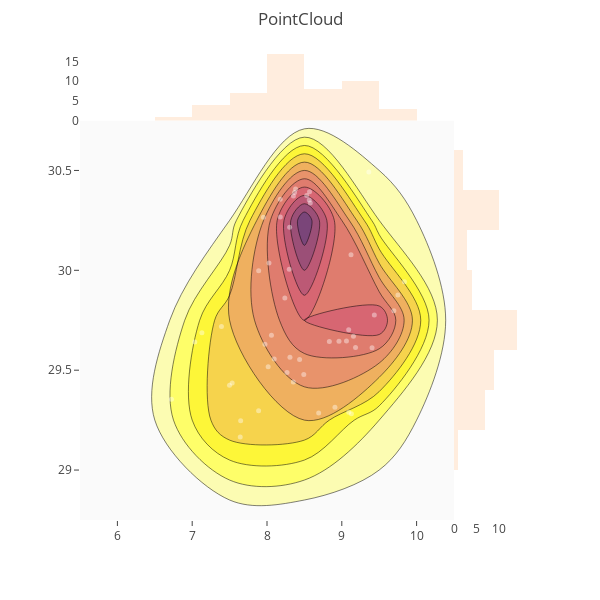
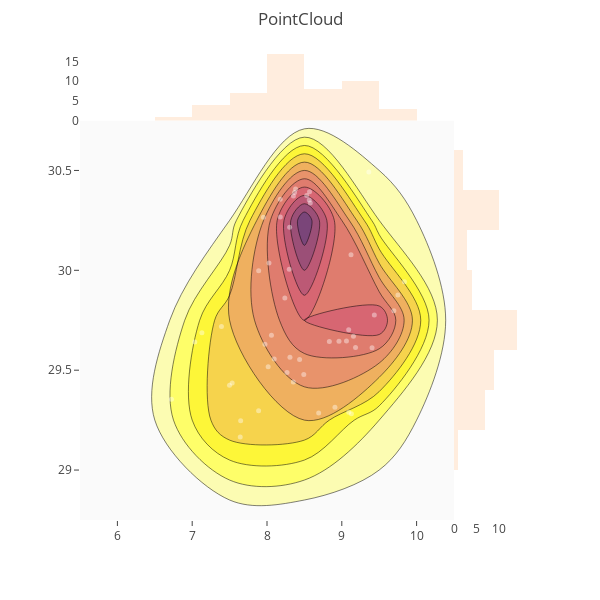
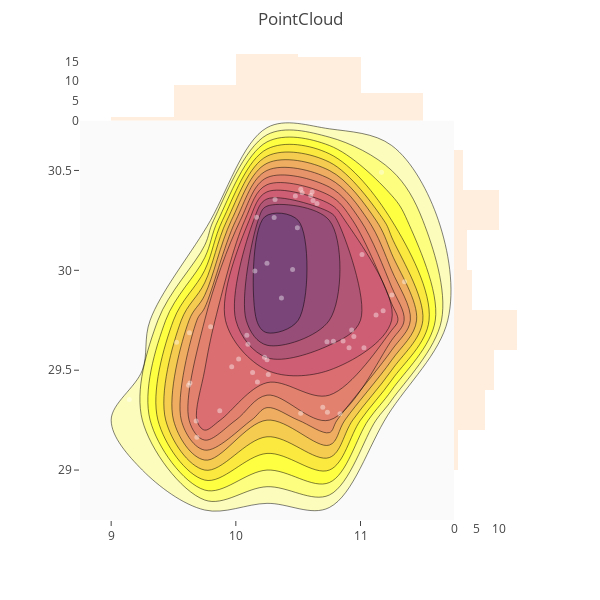
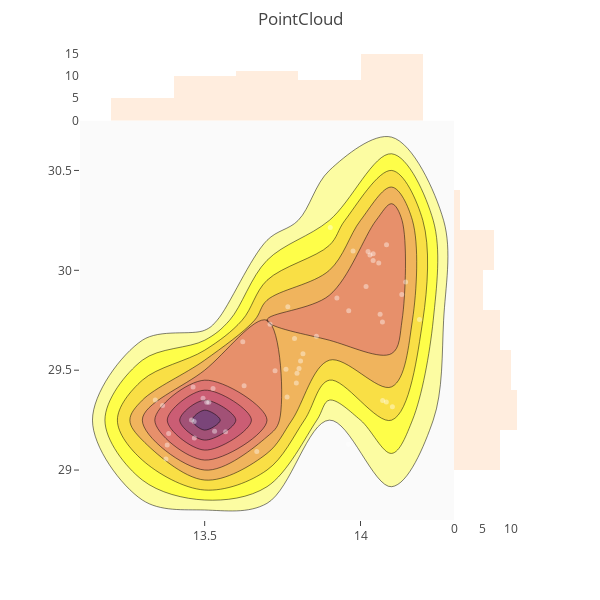

Notebook cell for these charts, in order:
### Code cell
file_dict={}
var_dict={}

psnr,bpp=[],[]

file_dict['Arch_1_1']=open('/home/rakshith/Desktop/CHAOSCT/adver/arch1_waac.json')
file_dict['Arch_1_2']=open('/home/rakshith/Desktop/CHAOSCT/normal/quaninf_arch1_waac.json')
file_dict['Arch_1_3']=open('/home/rakshith/Desktop/CHAOSCT/quantrain/quantrain_arch1_waac.json')
for count in range(1,4):

    
    with (file_dict['Arch_1_'+str(count)]) as json_file: 
        
        data = json.load(json_file)
        psnr,bpp=[],[]
        new_bpp=[]
#         mean_x,mean_y=[]

        for p in data:
            psnr.append(p['psnr'])
            bpp.append(p['bpp'])
            
        for row in bpp:

            row[:]=([16 / x for x in row])
            
            new_bpp.append(row[:])

        i=0

        mean_x,mean_y=[],[]
       
        while(i<len(psnr)):
            x = new_bpp[i]
            y = psnr[i]
            img_name='PointCloud A1L'+str(count)+'P'+str(i)

            colorscale = ['#7A4579', '#D56073', 'rgb(236,158,105)', (1, 1, 0.2), (0.98,0.98,0.98)]


            fig = ff.create_2d_density(
                x, y, colorscale=colorscale,
                title='PointCloud',
                hist_color='rgb(255, 237, 222)',point_color='rgb(255,255,255)', point_size=5

            )

            plotly.offline.iplot(fig )
            pio.write_image(fig, 'images/CHAOSCT/PSNR_wAAC/'+img_name+'.png')

            i=i+1
            
file_dict['Arch_2_1']=open('/home/rakshith/Desktop/CHAOSCT/adver/arch2_waac.json')
file_dict['Arch_2_2']=open('/home/rakshith/Desktop/CHAOSCT/normal/quaninf_arch2_waac.json')
file_dict['Arch_2_3']=open('/home/rakshith/Desktop/CHAOSCT/quantrain/quantrain_arch2_waac.json')
for count in range(1,4):

    
    with (file_dict['Arch_2_'+str(count)]) as json_file: 
        
        data = json.load(json_file)
        psnr,bpp=[],[]
        new_bpp=[]
#         mean_x,mean_y=[]

        for p in data:
            psnr.append(p['psnr'])
            bpp.append(p['bpp'])
            
        for row in bpp:

            row[:]=([16 / x for x in row])
            
            new_bpp.append(row[:])

        i=0

        mean_x,mean_y=[],[]
       
        while(i<len(psnr)):
            x = new_bpp[i]
            y = psnr[i]
            img_name='PointCloud A2L'+str(count)+'P'+str(i)

            colorscale = ['#7A4579', '#D56073', 'rgb(236,158,105)', (1, 1, 0.2), (0.98,0.98,0.98)]


            fig = ff.create_2d_density(
                x, y, colorscale=colorscale,
                title='PointCloud',
                hist_color='rgb(255, 237, 222)',point_color='rgb(255,255,255)', point_size=5

            )

            plotly.offline.iplot(fig )
            pio.write_image(fig, 'images/CHAOSCT/PSNR_wAAC/'+img_name+'.png')

            i=i+1
            

            

file_dict['Arch_3_1']=open('/home/rakshith/Desktop/CHAOSCT/adver/arch3_waac.json')
file_dict['Arch_3_2']=open('/home/rakshith/Desktop/CHAOSCT/normal/quaninf_arch3_waac.json')
file_dict['Arch_3_3']=open('/home/rakshith/Desktop/CHAOSCT/quantrain/quantrain_arch3_waac.json')
for count in range(1,4):

    
    with (file_dict['Arch_3_'+str(count)]) as json_file: 
        
        data = json.load(json_file)
        psnr,bpp=[],[]
        new_bpp=[]
#         mean_x,mean_y=[]

        for p in data:
            psnr.append(p['psnr'])
            bpp.append(p['bpp'])
            
        for row in bpp:

            row[:]=([16 / x for x in row])
            
            new_bpp.append(row[:])

        i=0

        mean_x,mean_y=[],[]
       
        while(i<len(psnr)):
            x = new_bpp[i]
            y = psnr[i]
            img_name='PointCloud A3L'+str(count)+'P'+str(i)

            colorscale = ['#7A4579', '#D56073', 'rgb(236,158,105)', (1, 1, 0.2), (0.98,0.98,0.98)]


            fig = ff.create_2d_density(
                x, y, colorscale=colorscale,
                title='PointCloud',
                hist_color='rgb(255, 237, 222)',point_color='rgb(255,255,255)', point_size=5

            )

            plotly.offline.iplot(fig )
            pio.write_image(fig, 'images/CHAOSCT/PSNR_wAAC/'+img_name+'.png')

            i=i+1
            

            

file_dict['Arch_4_1']=open('/home/rakshith/Desktop/CHAOSCT/adver/arch4_waac.json')
file_dict['Arch_4_2']=open('/home/rakshith/Desktop/CHAOSCT/normal/quaninf_arch4_waac.json')
file_dict['Arch_4_3']=open('/home/rakshith/Desktop/CHAOSCT/quantrain/quantrain_arch4_waac.json')
for count in range(1,4):

    
    with (file_dict['Arch_4_'+str(count)]) as json_file: 
        
        data = json.load(json_file)
        psnr,bpp=[],[]
        new_bpp=[]
#         mean_x,mean_y=[]

        for p in data:
            psnr.append(p['psnr'])
            bpp.append(p['bpp'])
            
        for row in bpp:

            row[:]=([16 / x for x in row])
            
            new_bpp.append(row[:])

        i=0

        mean_x,mean_y=[],[]
       
        while(i<len(psnr)):
            x = new_bpp[i]
            y = psnr[i]
            img_name='PointCloud A4L'+str(count)+'P'+str(i)

            colorscale = ['#7A4579', '#D56073', 'rgb(236,158,105)', (1, 1, 0.2), (0.98,0.98,0.98)]


            fig = ff.create_2d_density(
                x, y, colorscale=colorscale,
                title='PointCloud',
                hist_color='rgb(255, 237, 222)',point_color='rgb(255,255,255)', point_size=5

            )

            plotly.offline.iplot(fig )
            pio.write_image(fig, 'images/CHAOSCT/PSNR_wAAC/'+img_name+'.png')

            i=i+1

### Figure 1 — Plotly figure (JSON) as saved in the notebook; plotly's stock layout.template omitted (floating-point values rounded to 4 significant figures)
{"data": [{"marker": {"color": "rgb(255, 255, 255)", "opacity": 0.4, "size": 5}, "mode": "markers", "name": "points", "type": "scatter", "uid": "adb3cbaf-1ff4-4743-899a-a2cfa2285e29", "x": [8.531, 9.092, 8.059, 8.097, 8.568, 8.016, 9.435, 8.369, 8.436, 9.156, 7.973, 8.268, 8.178, 8.027, 8.238, 9.128, 9.837, 8.492, 9.696, 7.889, 8.908, 7.13, 7.642, 7.648, 7.391, 8.382, 6.723, 8.353, 9.75, 9.361, 9.405, 8.962, 7.035, 8.565, 8.834, 8.352, 7.952, 8.302, 8.579, 9.123, 8.307, 9.062, 9.093, 7.499, 9.183, 7.888, 8.176, 7.534, 8.298, 8.691], "y": [30.37, 29.7, 29.68, 29.56, 30.39, 29.52, 29.78, 30.39, 29.55, 29.67, 29.63, 29.49, 30.27, 30.04, 29.86, 29.28, 29.94, 29.48, 29.8, 30.0, 29.32, 29.69, 29.17, 29.25, 29.72, 30.41, 29.35, 30.37, 29.88, 30.49, 29.61, 29.64, 29.64, 30.35, 29.64, 29.44, 30.27, 30.21, 30.34, 30.08, 29.57, 29.65, 29.29, 29.42, 29.61, 29.3, 30.36, 29.44, 30.01, 29.29]}, {"colorscale": [[0, "rgb(122, 69, 121)"], [0.25, "rgb(213, 96, 115)"], [0.5, "rgb(236, 158, 105)"], [0.75, "rgb(255, 255, 51)"], [1, "rgb(250, 250, 250)"]], "name": "density", "ncontours": 20, "reversescale": true, "showscale": false, "type": "histogram2dcontour", "uid": "a9bdf5d4-b92d-41ed-b4f7-49dbd55c79f7", "x": [8.531, 9.092, 8.059, 8.097, 8.568, 8.016, 9.435, 8.369, 8.436, 9.156, 7.973, 8.268, 8.178, 8.027, 8.238, 9.128, 9.837, 8.492, 9.696, 7.889, 8.908, 7.13, 7.642, 7.648, 7.391, 8.382, 6.723, 8.353, 9.75, 9.361, 9.405, 8.962, 7.035, 8.565, 8.834, 8.352, 7.952, 8.302, 8.579, 9.123, 8.307, 9.062, 9.093, 7.499, 9.183, 7.888, 8.176, 7.534, 8.298, 8.691], "y": [30.37, 29.7, 29.68, 29.56, 30.39, 29.52, 29.78, 30.39, 29.55, 29.67, 29.63, 29.49, 30.27, 30.04, 29.86, 29.28, 29.94, 29.48, 29.8, 30.0, 29.32, 29.69, 29.17, 29.25, 29.72, 30.41, 29.35, 30.37, 29.88, 30.49, 29.61, 29.64, 29.64, 30.35, 29.64, 29.44, 30.27, 30.21, 30.34, 30.08, 29.57, 29.65, 29.29, 29.42, 29.61, 29.3, 30.36, 29.44, 30.01, 29.29]}, {"marker": {"color": "rgb(255, 237, 222)"}, "name": "x density", "type": "histogram", "uid": "8af0d108-7887-42f8-9771-6947941f9fd3", "x": [8.531, 9.092, 8.059, 8.097, 8.568, 8.016, 9.435, 8.369, 8.436, 9.156, 7.973, 8.268, 8.178, 8.027, 8.238, 9.128, 9.837, 8.492, 9.696, 7.889, 8.908, 7.13, 7.642, 7.648, 7.391, 8.382, 6.723, 8.353, 9.75, 9.361, 9.405, 8.962, 7.035, 8.565, 8.834, 8.352, 7.952, 8.302, 8.579, 9.123, 8.307, 9.062, 9.093, 7.499, 9.183, 7.888, 8.176, 7.534, 8.298, 8.691], "yaxis": "y2"}, {"marker": {"color": "rgb(255, 237, 222)"}, "name": "y density", "type": "histogram", "uid": "270f7551-101b-4afc-b9e2-54072e3e1b2e", "xaxis": "x2", "y": [30.37, 29.7, 29.68, 29.56, 30.39, 29.52, 29.78, 30.39, 29.55, 29.67, 29.63, 29.49, 30.27, 30.04, 29.86, 29.28, 29.94, 29.48, 29.8, 30.0, 29.32, 29.69, 29.17, 29.25, 29.72, 30.41, 29.35, 30.37, 29.88, 30.49, 29.61, 29.64, 29.64, 30.35, 29.64, 29.44, 30.27, 30.21, 30.34, 30.08, 29.57, 29.65, 29.29, 29.42, 29.61, 29.3, 30.36, 29.44, 30.01, 29.29]}], "layout": {"autosize": false, "bargap": 0, "height": 600, "hovermode": "closest", "margin": {"t": 50}, "showlegend": false, "title": {"text": "PointCloud"}, "width": 600, "xaxis": {"domain": [0, 0.85], "showgrid": false, "zeroline": false}, "xaxis2": {"domain": [0.85, 1], "showgrid": false, "zeroline": false}, "yaxis": {"domain": [0, 0.85], "showgrid": false, "zeroline": false}, "yaxis2": {"domain": [0.85, 1], "showgrid": false, "zeroline": false}}}

### Figure 2 — Plotly figure (JSON) as saved in the notebook; plotly's stock layout.template omitted (floating-point values rounded to 4 significant figures)
{"data": [{"marker": {"color": "rgb(255, 255, 255)", "opacity": 0.4, "size": 5}, "mode": "markers", "name": "points", "type": "scatter", "uid": "836cc899-a7b4-4654-ab8d-acc88cdf5059", "x": [8.531, 9.092, 8.059, 8.097, 8.568, 8.016, 9.435, 8.369, 8.436, 9.156, 7.973, 8.268, 8.178, 8.027, 8.238, 9.128, 9.837, 8.492, 9.696, 7.889, 8.908, 7.13, 7.642, 7.648, 7.391, 8.382, 6.723, 8.353, 9.75, 9.361, 9.405, 8.962, 7.035, 8.565, 8.834, 8.352, 7.952, 8.302, 8.579, 9.123, 8.307, 9.062, 9.093, 7.499, 9.183, 7.888, 8.176, 7.534, 8.298, 8.691], "y": [30.37, 29.7, 29.68, 29.56, 30.39, 29.52, 29.78, 30.39, 29.55, 29.67, 29.63, 29.49, 30.27, 30.04, 29.86, 29.28, 29.94, 29.48, 29.8, 30.0, 29.32, 29.69, 29.17, 29.25, 29.72, 30.41, 29.35, 30.37, 29.88, 30.49, 29.61, 29.64, 29.64, 30.35, 29.64, 29.44, 30.27, 30.21, 30.34, 30.08, 29.57, 29.65, 29.29, 29.42, 29.61, 29.3, 30.36, 29.44, 30.01, 29.29]}, {"colorscale": [[0, "rgb(122, 69, 121)"], [0.25, "rgb(213, 96, 115)"], [0.5, "rgb(236, 158, 105)"], [0.75, "rgb(255, 255, 51)"], [1, "rgb(250, 250, 250)"]], "name": "density", "ncontours": 20, "reversescale": true, "showscale": false, "type": "histogram2dcontour", "uid": "40759328-6f6c-4485-a224-b4e72a787a8e", "x": [8.531, 9.092, 8.059, 8.097, 8.568, 8.016, 9.435, 8.369, 8.436, 9.156, 7.973, 8.268, 8.178, 8.027, 8.238, 9.128, 9.837, 8.492, 9.696, 7.889, 8.908, 7.13, 7.642, 7.648, 7.391, 8.382, 6.723, 8.353, 9.75, 9.361, 9.405, 8.962, 7.035, 8.565, 8.834, 8.352, 7.952, 8.302, 8.579, 9.123, 8.307, 9.062, 9.093, 7.499, 9.183, 7.888, 8.176, 7.534, 8.298, 8.691], "y": [30.37, 29.7, 29.68, 29.56, 30.39, 29.52, 29.78, 30.39, 29.55, 29.67, 29.63, 29.49, 30.27, 30.04, 29.86, 29.28, 29.94, 29.48, 29.8, 30.0, 29.32, 29.69, 29.17, 29.25, 29.72, 30.41, 29.35, 30.37, 29.88, 30.49, 29.61, 29.64, 29.64, 30.35, 29.64, 29.44, 30.27, 30.21, 30.34, 30.08, 29.57, 29.65, 29.29, 29.42, 29.61, 29.3, 30.36, 29.44, 30.01, 29.29]}, {"marker": {"color": "rgb(255, 237, 222)"}, "name": "x density", "type": "histogram", "uid": "89b11d34-5654-40b3-abca-60cdcee26b67", "x": [8.531, 9.092, 8.059, 8.097, 8.568, 8.016, 9.435, 8.369, 8.436, 9.156, 7.973, 8.268, 8.178, 8.027, 8.238, 9.128, 9.837, 8.492, 9.696, 7.889, 8.908, 7.13, 7.642, 7.648, 7.391, 8.382, 6.723, 8.353, 9.75, 9.361, 9.405, 8.962, 7.035, 8.565, 8.834, 8.352, 7.952, 8.302, 8.579, 9.123, 8.307, 9.062, 9.093, 7.499, 9.183, 7.888, 8.176, 7.534, 8.298, 8.691], "yaxis": "y2"}, {"marker": {"color": "rgb(255, 237, 222)"}, "name": "y density", "type": "histogram", "uid": "eada3bc7-2e38-49a2-a56e-feb6e8e6eff4", "xaxis": "x2", "y": [30.37, 29.7, 29.68, 29.56, 30.39, 29.52, 29.78, 30.39, 29.55, 29.67, 29.63, 29.49, 30.27, 30.04, 29.86, 29.28, 29.94, 29.48, 29.8, 30.0, 29.32, 29.69, 29.17, 29.25, 29.72, 30.41, 29.35, 30.37, 29.88, 30.49, 29.61, 29.64, 29.64, 30.35, 29.64, 29.44, 30.27, 30.21, 30.34, 30.08, 29.57, 29.65, 29.29, 29.42, 29.61, 29.3, 30.36, 29.44, 30.01, 29.29]}], "layout": {"autosize": false, "bargap": 0, "height": 600, "hovermode": "closest", "margin": {"t": 50}, "showlegend": false, "title": {"text": "PointCloud"}, "width": 600, "xaxis": {"domain": [0, 0.85], "showgrid": false, "zeroline": false}, "xaxis2": {"domain": [0.85, 1], "showgrid": false, "zeroline": false}, "yaxis": {"domain": [0, 0.85], "showgrid": false, "zeroline": false}, "yaxis2": {"domain": [0.85, 1], "showgrid": false, "zeroline": false}}}

### Figure 3 — Plotly figure (JSON) as saved in the notebook; plotly's stock layout.template omitted (floating-point values rounded to 4 significant figures)
{"data": [{"marker": {"color": "rgb(255, 255, 255)", "opacity": 0.4, "size": 5}, "mode": "markers", "name": "points", "type": "scatter", "uid": "de7b5827-cb2c-42db-9976-4dbdb208e95f", "x": [10.6, 10.93, 10.09, 10.02, 10.61, 9.967, 11.12, 10.53, 10.25, 10.95, 10.1, 10.13, 10.31, 10.25, 10.37, 10.84, 11.35, 10.26, 11.18, 10.15, 10.7, 9.628, 9.687, 9.682, 9.798, 10.52, 9.145, 10.48, 11.25, 11.17, 11.03, 10.78, 9.525, 10.62, 10.73, 10.17, 10.17, 10.49, 10.65, 11.01, 10.23, 10.86, 10.73, 9.621, 10.91, 9.871, 10.31, 9.632, 10.46, 10.52], "y": [30.37, 29.7, 29.67, 29.56, 30.39, 29.52, 29.78, 30.39, 29.55, 29.67, 29.63, 29.49, 30.26, 30.04, 29.86, 29.28, 29.94, 29.48, 29.8, 30.0, 29.32, 29.69, 29.16, 29.25, 29.72, 30.41, 29.35, 30.37, 29.88, 30.49, 29.61, 29.64, 29.64, 30.35, 29.64, 29.44, 30.27, 30.21, 30.34, 30.08, 29.56, 29.65, 29.29, 29.42, 29.61, 29.3, 30.35, 29.44, 30.0, 29.28]}, {"colorscale": [[0, "rgb(122, 69, 121)"], [0.25, "rgb(213, 96, 115)"], [0.5, "rgb(236, 158, 105)"], [0.75, "rgb(255, 255, 51)"], [1, "rgb(250, 250, 250)"]], "name": "density", "ncontours": 20, "reversescale": true, "showscale": false, "type": "histogram2dcontour", "uid": "e94edc0d-e5c1-4b8e-a7e6-056cc0ce0032", "x": [10.6, 10.93, 10.09, 10.02, 10.61, 9.967, 11.12, 10.53, 10.25, 10.95, 10.1, 10.13, 10.31, 10.25, 10.37, 10.84, 11.35, 10.26, 11.18, 10.15, 10.7, 9.628, 9.687, 9.682, 9.798, 10.52, 9.145, 10.48, 11.25, 11.17, 11.03, 10.78, 9.525, 10.62, 10.73, 10.17, 10.17, 10.49, 10.65, 11.01, 10.23, 10.86, 10.73, 9.621, 10.91, 9.871, 10.31, 9.632, 10.46, 10.52], "y": [30.37, 29.7, 29.67, 29.56, 30.39, 29.52, 29.78, 30.39, 29.55, 29.67, 29.63, 29.49, 30.26, 30.04, 29.86, 29.28, 29.94, 29.48, 29.8, 30.0, 29.32, 29.69, 29.16, 29.25, 29.72, 30.41, 29.35, 30.37, 29.88, 30.49, 29.61, 29.64, 29.64, 30.35, 29.64, 29.44, 30.27, 30.21, 30.34, 30.08, 29.56, 29.65, 29.29, 29.42, 29.61, 29.3, 30.35, 29.44, 30.0, 29.28]}, {"marker": {"color": "rgb(255, 237, 222)"}, "name": "x density", "type": "histogram", "uid": "91921f41-83cd-46d1-bca3-b08570adcaa8", "x": [10.6, 10.93, 10.09, 10.02, 10.61, 9.967, 11.12, 10.53, 10.25, 10.95, 10.1, 10.13, 10.31, 10.25, 10.37, 10.84, 11.35, 10.26, 11.18, 10.15, 10.7, 9.628, 9.687, 9.682, 9.798, 10.52, 9.145, 10.48, 11.25, 11.17, 11.03, 10.78, 9.525, 10.62, 10.73, 10.17, 10.17, 10.49, 10.65, 11.01, 10.23, 10.86, 10.73, 9.621, 10.91, 9.871, 10.31, 9.632, 10.46, 10.52], "yaxis": "y2"}, {"marker": {"color": "rgb(255, 237, 222)"}, "name": "y density", "type": "histogram", "uid": "99a4283f-5988-4021-a982-9d5f87250fce", "xaxis": "x2", "y": [30.37, 29.7, 29.67, 29.56, 30.39, 29.52, 29.78, 30.39, 29.55, 29.67, 29.63, 29.49, 30.26, 30.04, 29.86, 29.28, 29.94, 29.48, 29.8, 30.0, 29.32, 29.69, 29.16, 29.25, 29.72, 30.41, 29.35, 30.37, 29.88, 30.49, 29.61, 29.64, 29.64, 30.35, 29.64, 29.44, 30.27, 30.21, 30.34, 30.08, 29.56, 29.65, 29.29, 29.42, 29.61, 29.3, 30.35, 29.44, 30.0, 29.28]}], "layout": {"autosize": false, "bargap": 0, "height": 600, "hovermode": "closest", "margin": {"t": 50}, "showlegend": false, "title": {"text": "PointCloud"}, "width": 600, "xaxis": {"domain": [0, 0.85], "showgrid": false, "zeroline": false}, "xaxis2": {"domain": [0.85, 1], "showgrid": false, "zeroline": false}, "yaxis": {"domain": [0, 0.85], "showgrid": false, "zeroline": false}, "yaxis2": {"domain": [0.85, 1], "showgrid": false, "zeroline": false}}}

### Figure 4 — Plotly figure (JSON) as saved in the notebook; plotly's stock layout.template omitted (floating-point values rounded to 4 significant figures)
{"data": [{"marker": {"color": "rgb(255, 255, 255)", "opacity": 0.4, "size": 5}, "mode": "markers", "name": "points", "type": "scatter", "uid": "46351fb6-4009-4713-af27-9873eaa7011f", "x": [14.08, 13.82, 13.76, 13.49, 14.03, 13.51, 13.79, 14.04, 13.46, 13.81, 13.63, 13.51, 14.13, 14.06, 13.86, 13.53, 13.77, 13.34, 13.62, 14.07, 13.57, 14.08, 13.38, 13.38, 14.1, 14.02, 13.96, 14.06, 13.71, 13.9, 13.73, 13.8, 14.07, 14.04, 13.79, 13.36, 14.19, 14.02, 13.98, 13.92, 13.53, 13.8, 13.47, 13.47, 13.76, 13.38, 14.14, 13.46, 13.96, 13.67], "y": [30.13, 29.58, 29.37, 29.36, 30.08, 29.34, 29.66, 30.08, 29.42, 29.55, 29.42, 29.34, 29.88, 29.78, 29.67, 29.19, 29.82, 29.35, 29.64, 29.74, 29.19, 29.34, 29.06, 29.13, 29.32, 30.09, 29.13, 30.04, 29.73, 30.21, 29.5, 29.48, 29.35, 30.05, 29.44, 29.32, 29.75, 29.92, 30.1, 29.86, 29.41, 29.51, 29.16, 29.24, 29.51, 29.18, 29.94, 29.25, 29.8, 29.09]}, {"colorscale": [[0, "rgb(122, 69, 121)"], [0.25, "rgb(213, 96, 115)"], [0.5, "rgb(236, 158, 105)"], [0.75, "rgb(255, 255, 51)"], [1, "rgb(250, 250, 250)"]], "name": "density", "ncontours": 20, "reversescale": true, "showscale": false, "type": "histogram2dcontour", "uid": "02ed5da8-5212-4648-a5e5-be5ad43cd044", "x": [14.08, 13.82, 13.76, 13.49, 14.03, 13.51, 13.79, 14.04, 13.46, 13.81, 13.63, 13.51, 14.13, 14.06, 13.86, 13.53, 13.77, 13.34, 13.62, 14.07, 13.57, 14.08, 13.38, 13.38, 14.1, 14.02, 13.96, 14.06, 13.71, 13.9, 13.73, 13.8, 14.07, 14.04, 13.79, 13.36, 14.19, 14.02, 13.98, 13.92, 13.53, 13.8, 13.47, 13.47, 13.76, 13.38, 14.14, 13.46, 13.96, 13.67], "y": [30.13, 29.58, 29.37, 29.36, 30.08, 29.34, 29.66, 30.08, 29.42, 29.55, 29.42, 29.34, 29.88, 29.78, 29.67, 29.19, 29.82, 29.35, 29.64, 29.74, 29.19, 29.34, 29.06, 29.13, 29.32, 30.09, 29.13, 30.04, 29.73, 30.21, 29.5, 29.48, 29.35, 30.05, 29.44, 29.32, 29.75, 29.92, 30.1, 29.86, 29.41, 29.51, 29.16, 29.24, 29.51, 29.18, 29.94, 29.25, 29.8, 29.09]}, {"marker": {"color": "rgb(255, 237, 222)"}, "name": "x density", "type": "histogram", "uid": "80366f4a-0186-4e02-b5fb-c5502a95107a", "x": [14.08, 13.82, 13.76, 13.49, 14.03, 13.51, 13.79, 14.04, 13.46, 13.81, 13.63, 13.51, 14.13, 14.06, 13.86, 13.53, 13.77, 13.34, 13.62, 14.07, 13.57, 14.08, 13.38, 13.38, 14.1, 14.02, 13.96, 14.06, 13.71, 13.9, 13.73, 13.8, 14.07, 14.04, 13.79, 13.36, 14.19, 14.02, 13.98, 13.92, 13.53, 13.8, 13.47, 13.47, 13.76, 13.38, 14.14, 13.46, 13.96, 13.67], "yaxis": "y2"}, {"marker": {"color": "rgb(255, 237, 222)"}, "name": "y density", "type": "histogram", "uid": "10bb9ed3-a476-4763-ad0e-206f68ac41cc", "xaxis": "x2", "y": [30.13, 29.58, 29.37, 29.36, 30.08, 29.34, 29.66, 30.08, 29.42, 29.55, 29.42, 29.34, 29.88, 29.78, 29.67, 29.19, 29.82, 29.35, 29.64, 29.74, 29.19, 29.34, 29.06, 29.13, 29.32, 30.09, 29.13, 30.04, 29.73, 30.21, 29.5, 29.48, 29.35, 30.05, 29.44, 29.32, 29.75, 29.92, 30.1, 29.86, 29.41, 29.51, 29.16, 29.24, 29.51, 29.18, 29.94, 29.25, 29.8, 29.09]}], "layout": {"autosize": false, "bargap": 0, "height": 600, "hovermode": "closest", "margin": {"t": 50}, "showlegend": false, "title": {"text": "PointCloud"}, "width": 600, "xaxis": {"domain": [0, 0.85], "showgrid": false, "zeroline": false}, "xaxis2": {"domain": [0.85, 1], "showgrid": false, "zeroline": false}, "yaxis": {"domain": [0, 0.85], "showgrid": false, "zeroline": false}, "yaxis2": {"domain": [0.85, 1], "showgrid": false, "zeroline": false}}}
